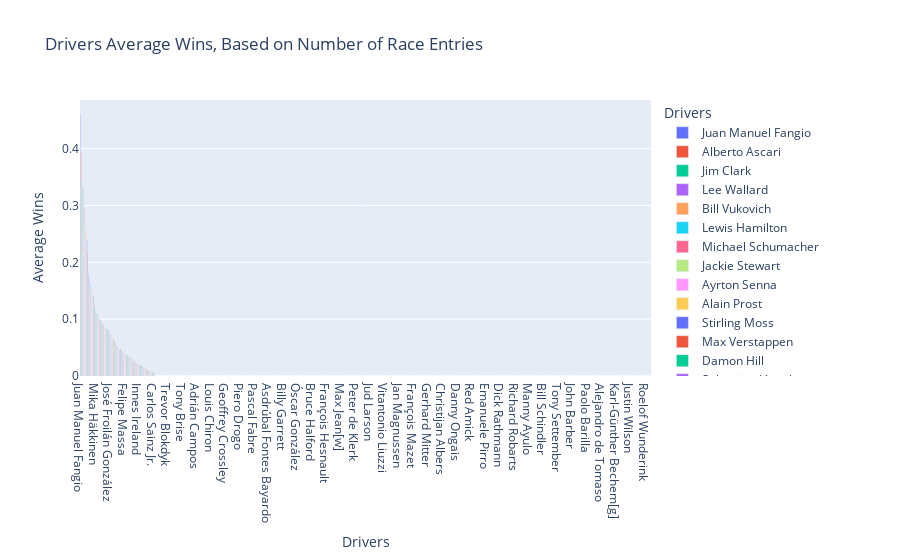

Notebook code for this chart:
### Code cell
Driver_raceEntries_fig = px.bar(F1Drivers_df_sorted, x='Driver', y='Average_Wins', 
             title='Drivers Average Wins, Based on Number of Race Entries', 
             labels= {'Driver': 'Drivers', 'Average_Wins': 'Average Wins'},
             color='Driver')
             
Driver_raceEntries_fig.show()
